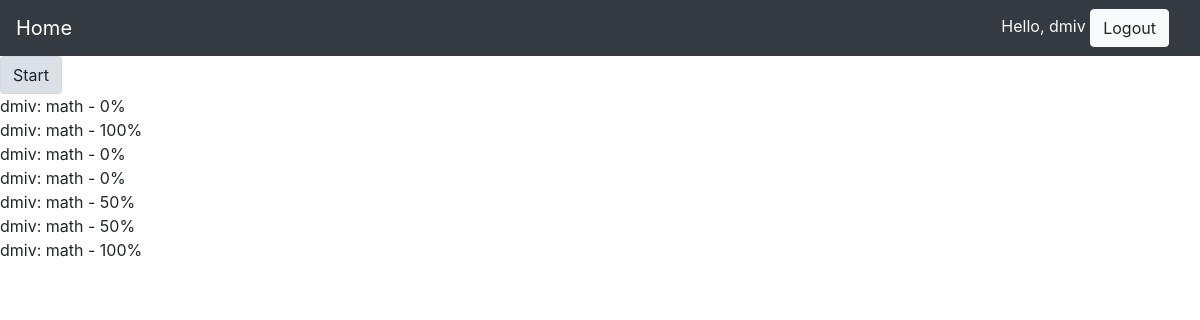
/testing/1 (signed in), run on the app's committed database.
### testing/models.py (models this page shows, shortened)
class Statistic(models.Model):
    user = models.ForeignKey(User, on_delete=models.CASCADE)
    testing = models.ForeignKey(Testing, on_delete=models.CASCADE)
    correct = models.IntegerField()
    wrong = models.IntegerField()
    def percent_correct(self):
        return int(self.correct / (self.correct + self.wrong) * 100)
    def __str__(self):
        return self.user.username + ': ' + self.testing.name + ' - ' + str(self.percent_correct()) + '%'

class Testing(models.Model):
    name = models.CharField(max_length=255)
    questions = models.ManyToManyField(Questions, related_name='questions')

### testing/views.py (the view)
# urls.py: path('<int:pk>', TestingDetailView.as_view(), name='testing-detail'),
class TestingDetailView(DetailView):
    model = Testing

### templates/testing/testing_detail.html
{% extends 'testing/base_generic.html' %}
{% block content %}
    <a href="{{ testing.id }}/passing" class="btn btn-secondary btn-light active" role="button" aria-pressed="true">Start</a>
    {% if testing.statistic_set.all %}
        {% for statistic in testing.statistic_set.all %}
            <div>{{ statistic }}</div>
        {% endfor %}
    {% else %}
        You have not previous attempts
    {% endif %}
{% endblock %}

### templates/testing/base_generic.html (shortened to what this page needs)
<!DOCTYPE html>
<html lang="en">
<head>
<link rel="stylesheet" href="https://maxcdn.bootstrapcdn.com/bootstrap/4.0.0/css/bootstrap.min.css">
<link rel="stylesheet" href="https://maxcdn.bootstrapcdn.com/bootstrap/4.0.0-alpha.4/css/bootstrap.min.css"integrity="2hfp1SzUoho7/TsGGGDaFdsuuDL0LX2hnUp6VkX3CUQ2K4K+xjboZdsXyp4oUHZj">
</head>
<body>
<nav class="navbar navbar-expand-lg navbar-dark bg-dark">
  <a class="navbar-brand" href="/testing">Home</a>
  <div class="collapse navbar-collapse" id="navbarNavDropdown">
    <ul class="navbar-nav col-md-10">
    </ul>
  {% if user.is_authenticated %}
      <div class="text-light">
        Hello, {{ user }}
        <a class="btn btn-light" href="/auth/logout">Logout</a>
      </div>
  {% else %}
      <div>
          <div><a class="btn btn-light" href="/auth/login">Login</a></div>
      </div>
  {% endif %}
  </div></nav>
{% block content %}
{% endblock %}
</body>
</html>

### data on the page
Statistic: user+testing+correct "dmiv: math - 0%"
Statistic: user+testing+correct "dmiv: math - 100%"
Statistic: user+testing+correct "dmiv: math - 0%"
Statistic: user+testing+correct "dmiv: math - 0%"
Statistic: user+testing+correct "dmiv: math - 50%"
Statistic: user+testing+correct "dmiv: math - 50%"
Statistic: user+testing+correct "dmiv: math - 100%"

### other printed values
{{ user }} "dmiv"
